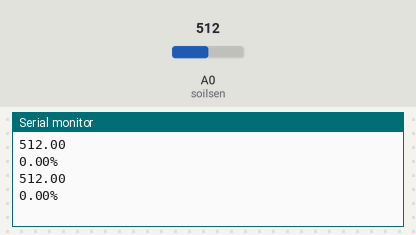
Simulated run of this sketch. Board: Arduino Uno, built with avr-gcc and run on an emulated ATmega328P. Shown: the last lines printed to the serial monitor. Inputs (shaded band) come from the test bench; at power-on: A0 (soilsen) = 512.

Above: at 1.8 s.
1.9 s: A0 (soilsen) set to 716
At 2.6 s:
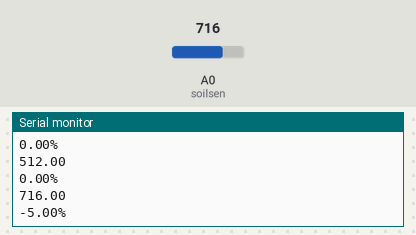
3.4 s: A0 (soilsen) set to 900
At 4.8 s:
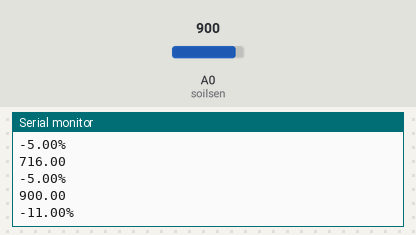
Timing chart, 0 to 6.4 s (numbered marks = the images above; inputs shaded):
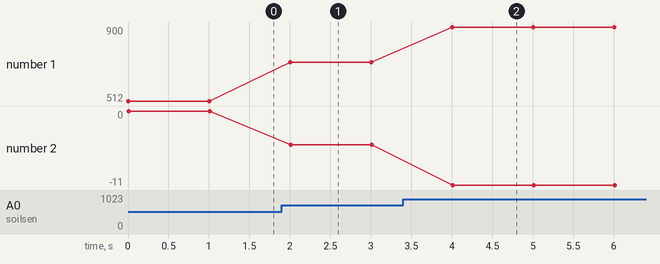

Measured:
- after the input at 1.9 s, the serial monitor: prints a new line after 0.10 s (image 1)
- after the input at 3.4 s, the serial monitor: prints a new line after 0.60 s (image 2)
- plotted number 1: 512 → 716 after the input at 1.9 s, 716 → 900 after the input at 3.4 s
- plotted number 2: 0 → -5 after the input at 1.9 s, -5 → -11 after the input at 3.4 s

The sketch:

Capacitive_Moisture_Sensor_Map.ino
```cpp
int soilsen = A0;
float soilanalog,soilval;

void setup()
{
  Serial.begin(9600);

}

void loop()
{
  soil();
  Serial.println(soilanalog);
  Serial.print(soilval);
  Serial.println("%");
  delay(1000);

}

void soil()
{
  soilanalog = analogRead(soilsen);
  soilval = map(soilanalog,526,205,0.5,10);

}
```
